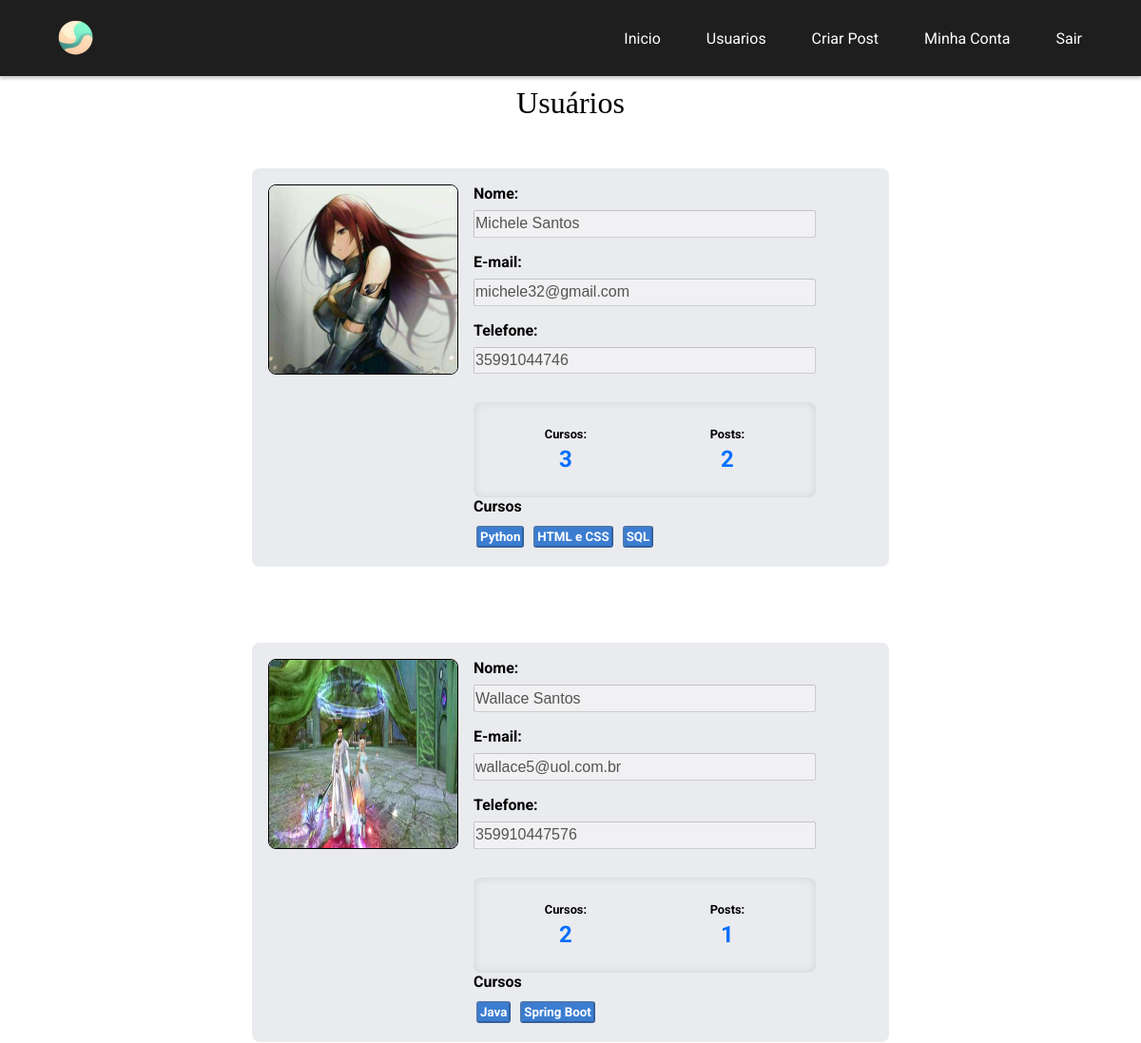
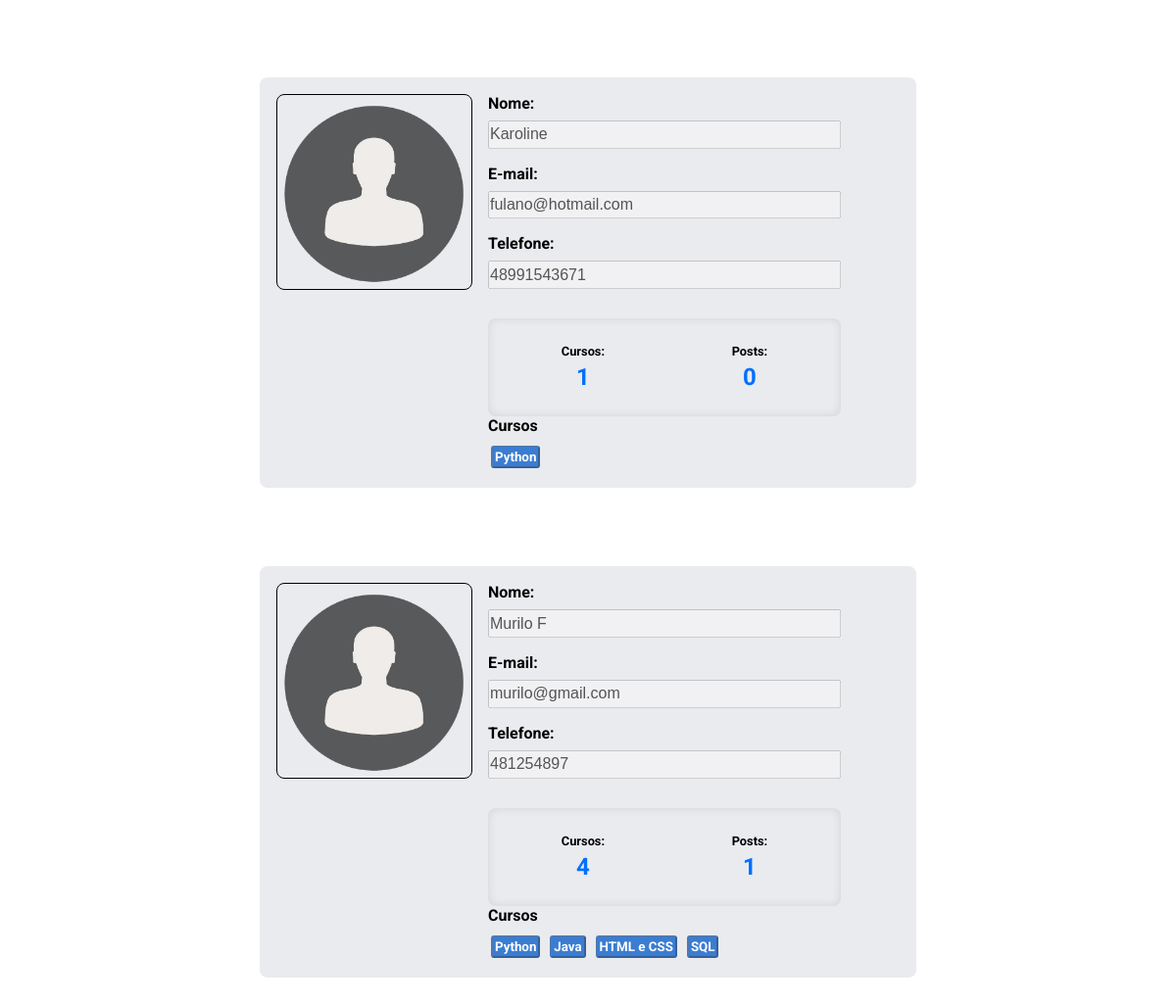
The app's page /usuarios (signed in) with its own data (2 pictures, top to bottom).
### comunidadeblog/models.py (models this page shows)
class Usuario(database.Model, UserMixin):
    id = database.Column(database.Integer, primary_key=True)
    username = database.Column(database.String, nullable=False)
    email = database.Column(database.String, nullable=False, unique=True)
    telefone = database.Column(database.String(14), nullable=True)
    senha = database.Column(database.String(20), nullable=False)
    foto_perfil = database.Column(database.String, default='default.jpg', nullable=False)
    posts = database.relationship('Post', backref='autor', lazy=True)      # primeiro parametro 'Post' se refere a classe Post e backre='autor
    cursos = database.Column(database.String, nullable=False, default="Não Informado")
    def contar_posts(self):
        return len(self.posts)

### comunidadeblog/routes.py (the view)
@app.route('/usuarios')
@login_required
def usuarios():
    lista_usuarios = Usuario.query.all()
    return render_template('usuarios.html', lista_usuarios=lista_usuarios)

### comunidadeblog/models.py (called while the page is built)
@login_manager.user_loader
def load_usuario(id_usuario):
    return Usuario.query.get(int(id_usuario))

### comunidadeblog/templates/usuarios.html
{% extends 'base.html' %} {% block body %}
<div class="title-usuarios">Usuários</div>
{% for usuario in lista_usuarios %}
    <div class="container-minhaconta">
        <div class="content-minhaconta">
            <div class="lado">
                <img
                    src="{{ url_for('static', filename='fotos_perfil/{}'.format(usuario.foto_perfil)) }}"
                    class="image-perfil"
                    alt="imagem-perfil"
                />
            </div>
            <div class="form-dados-conta">
                <div class="form-row">
                    <label class="label-minhaconta">Nome:</label>
                    <input
                        type="text"
                        name="username"
                        id="username"
                        class="input-minhaconta"
                        value="{{ usuario.username }}"
                        disabled
                    />
                </div>
                <div class="form-row">
                    <label class="label-minhaconta">E-mail:</label>
                    <input
                        type="text"
                        name="email"
                        id="email"
                        class="input-minhaconta"
                        value="{{ usuario.email }}"
                        disabled
                    />
                </div>
                <div class="form-row">
                    <label class="label-minhaconta">Telefone:</label>
                    <input
                        type="text"
                        name="telefone"
                        id="telefone"
                        class="input-minhaconta"
                        value="{{ usuario.telefone }}"
                        disabled
                    />
                </div>
                <div class="contagem-bloco">
                    <div class="curso-bloco">
                        <label class="label-bloco">Cursos:</label>
                        <div class="contador-bloco">
                            {% if 'Não Informado' in usuario.cursos %} 0 {%
                            else %} {{ usuario.cursos.count(';') + 1 }} {%
                            endif %}
                        </div>
                    </div>
                    <div class="post-bloco">
                        <label class="label-bloco">Posts:</label>
                        <div class="contador-bloco">{{ usuario.contar_posts() }}</div>
                    </div>
                </div>
                <div class="meuscursos">
                    <div class="title-meuscursos">Cursos</div>
                    <div class="item-cursos">
                        {% for curso in usuario.cursos.split(';') %}
                        <button disabled="disabled" class="cursos-btn">
                            {{ curso }}
                        </button>
                        {% endfor %}
                    </div>
                </div>
            </div>
        </div>
    </div>
{% endfor %}
{% endblock %}

### comunidadeblog/static/css/style.css (style rules this page uses)
* { padding: 0; margin: 0; box-sizing: border-box; text-decoration: none; }
.container-minhaconta { padding: 2.5rem; }
.content-minhaconta { padding: 1rem; display: flex; justify-content: center; background-color: #e9ebee; border: 1px solid transparent; border-radius: 0.5rem; max-width: 670px; margin: 0 auto; }
.form-dados-conta { padding-left: 1rem; flex: 1 0 140px; }
.form-row { display: flex; flex-direction: column; margin-bottom: 1rem; }
.form-row label { font-size: 1em; font-weight: bold; margin-bottom: 0.5rem; }
.form-row input { font-size: 1em; height: 1.8rem; width: 360px; }
.contagem-bloco { display: flex; justify-content: space-around; align-items: center; background-color: #e9ebee; border-radius: 8px; box-shadow: inset 0px 0px 10px rgba(0, 0, 0, 0.1); height: 100px; margin-top: 30px; padding: 10px; width: 360px; }
.post-bloco, .curso-bloco { flex-grow: 1; text-align: center; }
.label-bloco { display: block; font-size: 0.8rem; font-weight: bold; margin-bottom: 5px; }
.contador-bloco { font-size: 1.5rem; font-weight: bold; color: #006fff; }
.image-perfil { width: 200px; height: 200px; border: 1px solid; border-radius: 8px; }
.title-meuscursos { margin-bottom: 0.5em; font-weight: bold; }
.cursos-btn { background-color: #075bc9c4; border-radius: 3px; color: #fff; margin: 3px; font-weight: bold; padding: 2px; font-family: "Roboto", Courier, monospace; }
.title-usuarios { font: 2rem bold; margin: 10px 0; text-align: center; }

### records on screen
Usuario: foto_perfil (picture), username "Michele Santos", email "michele32@gmail.com", telefone "35991044746", cursos "3", contar_posts "2", curso "Python" "HTML e CSS" "SQL"
Usuario: foto_perfil (picture), username "Wallace Santos", email "wallace5@uol.com.br", telefone "359910447576", cursos "2", contar_posts "1", curso "Java" "Spring Boot"
Usuario: foto_perfil (placeholder picture), username "Karoline", email "fulano@hotmail.com", telefone "48991543671", cursos "1", contar_posts "0", cursos "Python"
Usuario: foto_perfil (placeholder picture), username "Murilo F", email "murilo@gmail.com", telefone "481254897", cursos "4", contar_posts "1", curso "Python" "Java" "HTML e CSS" "SQL"
